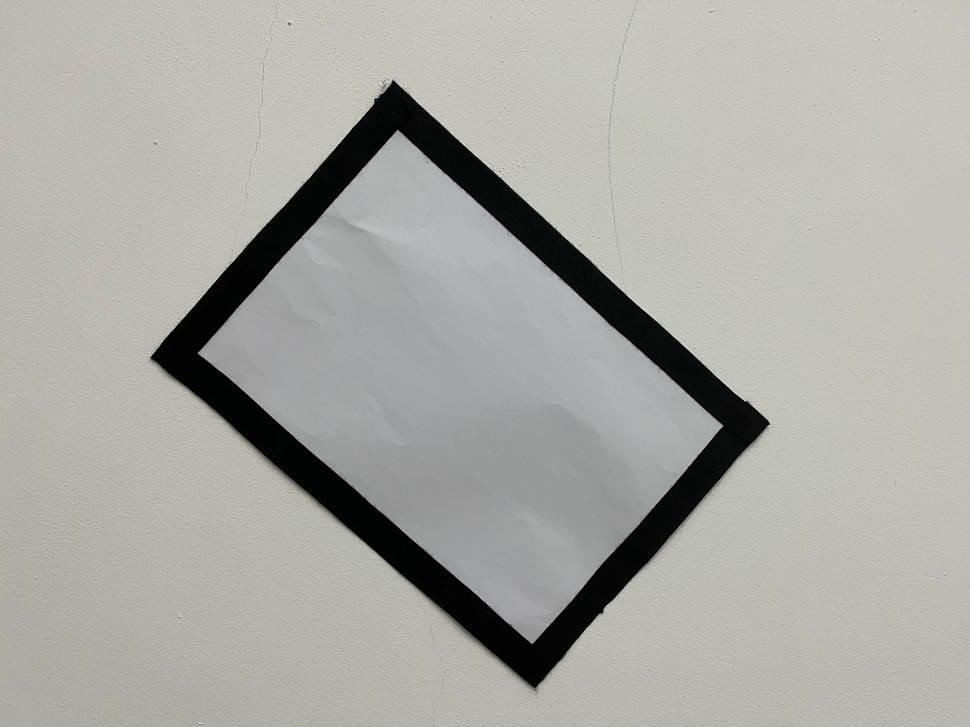
#> input picture 23/001.png, 970 x 727 px, shrunk from 2536 x 1902 before the run
$ python -i find_blob.py   (imports and definitions only)
#> lines starting #> are read from the running program, lines starting #| are printed output that depends on the picture; after the words box and inside, x2 and y2 are one past the last pixel; in counts of white or black regions, pixels touching at a corner belong together
#> further down, picture is the input picture: shape (727, 970, 3); mean B, G, R 163.4, 169.9, 169.6
import cv2
import numpy as np

color_threashold = {
    'lower': np.array([0, 100, 100]),  # 或者[0, 50, 50]根据具体情况调整
    'upper': np.array([10, 255, 255])
}

lower_red1 = np.array([0, 50, 50])
upper_red1 = np.array([10, 255, 255])
lower_red2 = np.array([170, 50, 50])
upper_red2 = np.array([180, 255, 255])

lower_white = np.array([0, 0, 200])
upper_white = np.array([180, 55, 255])

min_area=100
# [20 lines left out: functions find_blobs, draw_on_image_rect, not called in this run]

def find_blobs_random(image):                           #适用于斜放的方框
    gray = cv2.cvtColor(image, cv2.COLOR_BGR2GRAY)
    # 应用阈值
    _, thresh = cv2.threshold(gray, 50, 255, cv2.THRESH_BINARY_INV)
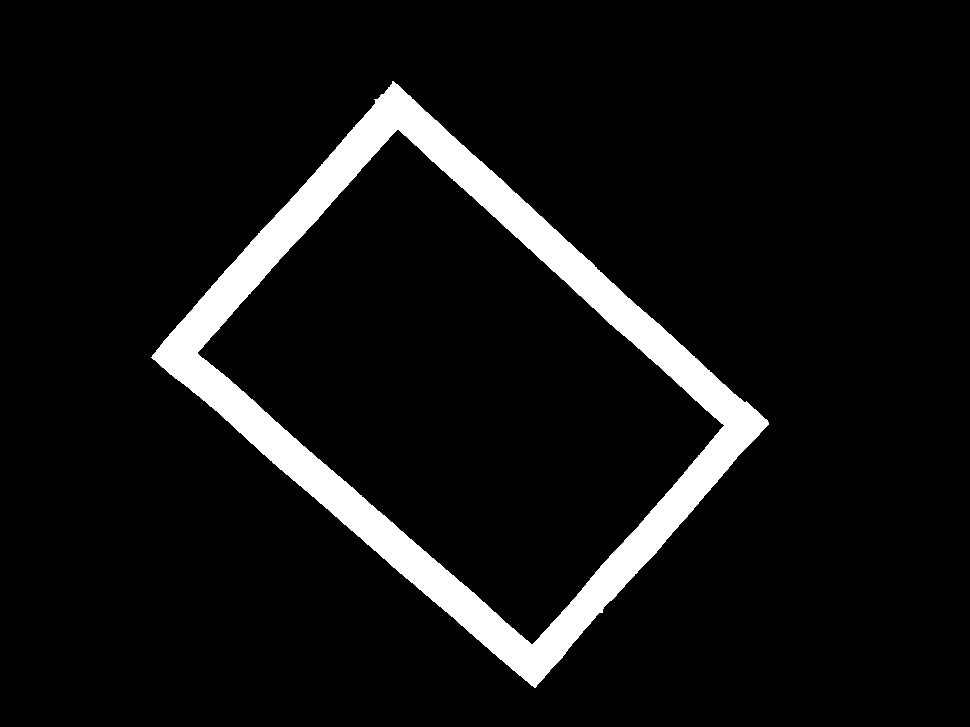
#> thresh: shape (727, 970); 7.4% white; 1 white region
    # 找到轮廓
    contours, _ = cv2.findContours(thresh, cv2.RETR_EXTERNAL, cv2.CHAIN_APPROX_SIMPLE)
#> contours = 1 contour; box (x1, y1, x2, y2) and area: (151, 81, 769, 688) 182120
    # 画出轮廓
    for contour in contours:
        # 过滤掉非矩形的轮廓
        epsilon = 0.02 * cv2.arcLength(contour, True)           #根据轮廓的边长确定下面的参数值
        approx = cv2.approxPolyDP(contour, epsilon, True)       #使用Douglas–Peucker算法来求出

        if len(approx) == 4:
            cv2.drawContours(image, [approx], -1, (0, 255, 0), 2)
            points = approx.reshape(4, 2)                       # 提取四个顶点坐标
            for point in points:
                print(point)
            result=[points,True]
#> this loop made 1 pass
#> (epsilon, result) on pass 1: (35.8, [[[392, 81], [151, 357], [535, 687], [768, 422]], True])
#| [392  81]
#| [151 357]
#| [535 687]
#| [768 422]
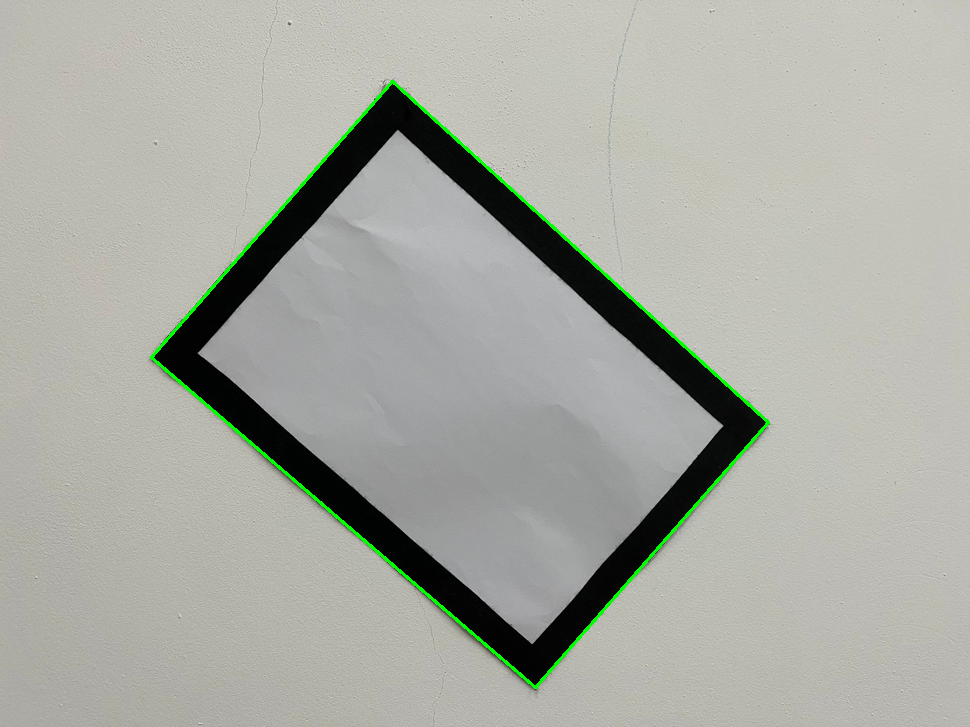
#> image: shape (727, 970, 3); 0.79% of pixels changed, all inside (x1, y1, x2, y2) = (150, 80, 770, 689)


# [32 lines left out: function find_laser_point_position, not called in this run]

>>> import cv2
>>> picture = cv2.imread('001.png')
>>> result = find_blobs_random(picture)
